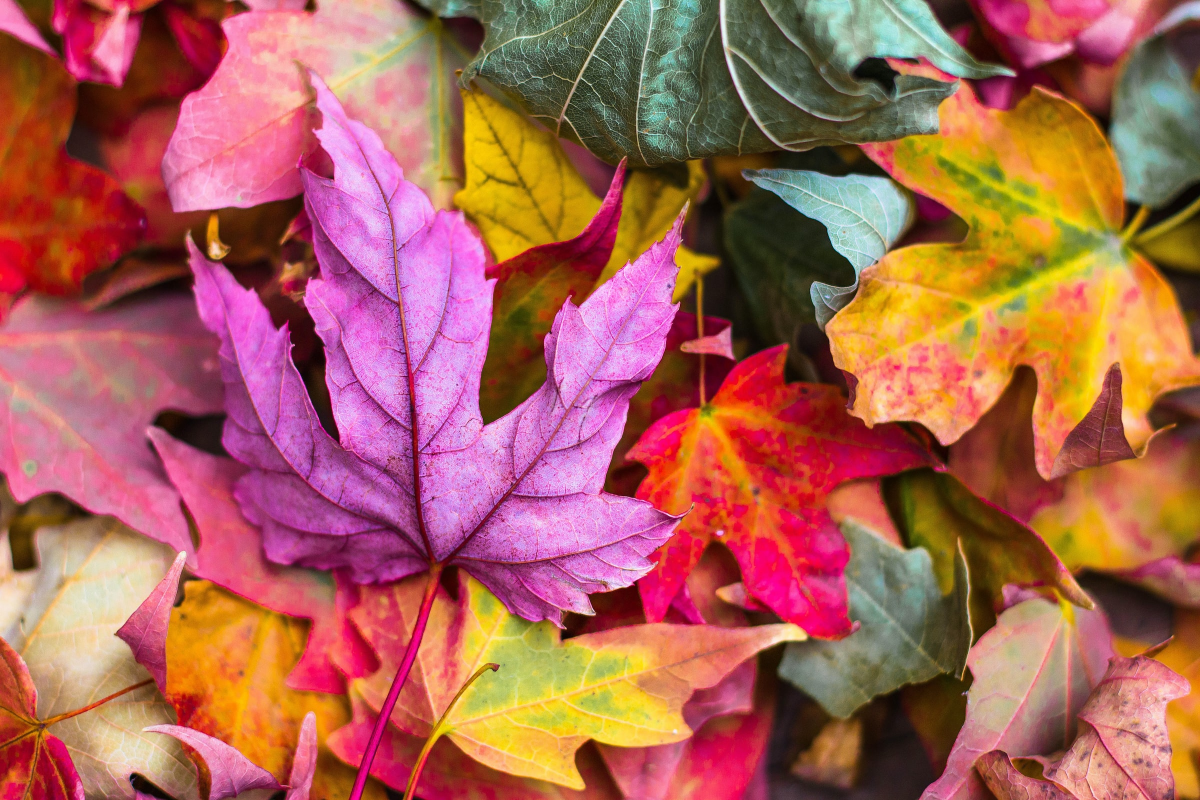
#> input picture new.jpg, 2400 x 1600 px (shown at 1/2 size)
$ python image.py
#> lines starting #> are read from the running program, lines starting #| are printed output that depends on the picture
from PIL import Image

filepath = 'new.jpg' # image size (2400, 1600)

foo = Image.open(filepath) # open Image
#> foo is the input picture: PIL image 2400x1600 RGB; mean R, G, B 169.4, 98.6, 86

foo = foo.resize((480,320)) # resize (480, 320)
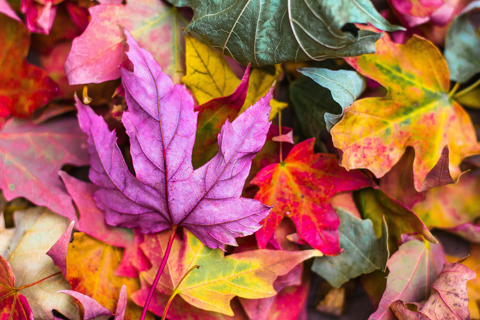
#> foo: PIL image 480x320 RGB; mean R, G, B 169.4, 98.6, 86
foo.save('final.jpg', optimize=True, quality=60) # save image after resize
